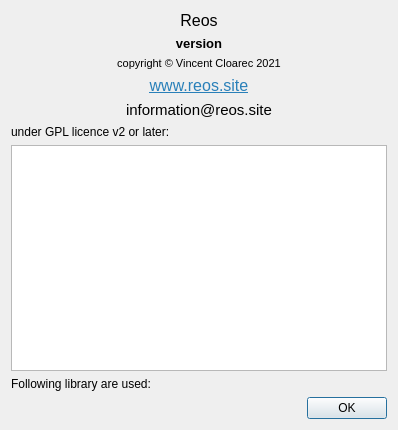
<?xml version="1.0" encoding="UTF-8"?>
<ui version="4.0">
 <class>ReosAboutWidget</class>
 <widget class="QDialog" name="ReosAboutWidget">
  <property name="geometry">
   <rect>
    <x>0</x>
    <y>0</y>
    <width>398</width>
    <height>430</height>
   </rect>
  </property>
  <property name="windowTitle">
   <string>About</string>
  </property>
  <layout class="QVBoxLayout" name="verticalLayout">
   <item>
    <widget class="QLabel" name="mLabelSoftName">
     <property name="font">
      <font>
       <pointsize>12</pointsize>
      </font>
     </property>
     <property name="text">
      <string>Reos</string>
     </property>
     <property name="alignment">
      <set>Qt::AlignCenter</set>
     </property>
     <property name="textInteractionFlags">
      <set>Qt::LinksAccessibleByMouse|Qt::TextSelectableByMouse</set>
     </property>
    </widget>
   </item>
   <item>
    <widget class="QLabel" name="labelVersion">
     <property name="font">
      <font>
       <pointsize>10</pointsize>
       <weight>75</weight>
       <bold>true</bold>
      </font>
     </property>
     <property name="text">
      <string>version</string>
     </property>
     <property name="alignment">
      <set>Qt::AlignCenter</set>
     </property>
    </widget>
   </item>
   <item>
    <widget class="QLabel" name="label_2">
     <property name="font">
      <font>
       <pointsize>8</pointsize>
      </font>
     </property>
     <property name="text">
      <string>&lt;html&gt;&lt;head/&gt;&lt;body&gt;&lt;p&gt;copyright © Vincent Cloarec 2021&lt;/p&gt;&lt;/body&gt;&lt;/html&gt;</string>
     </property>
     <property name="alignment">
      <set>Qt::AlignCenter</set>
     </property>
    </widget>
   </item>
   <item>
    <widget class="QLabel" name="mLabelWebAddress">
     <property name="font">
      <font>
       <pointsize>12</pointsize>
      </font>
     </property>
     <property name="text">
      <string>&lt;html&gt;&lt;head/&gt;&lt;body&gt;&lt;p&gt;&lt;a href=&quot;http://www.acses.fr/defret/&quot;&gt;&lt;span style=&quot; text-decoration: underline; color:#2980b9;&quot;&gt;www.reos.site&lt;/span&gt;&lt;/a&gt;&lt;/p&gt;&lt;/body&gt;&lt;/html&gt;</string>
     </property>
     <property name="alignment">
      <set>Qt::AlignCenter</set>
     </property>
     <property name="textInteractionFlags">
      <set>Qt::LinksAccessibleByMouse|Qt::TextSelectableByMouse</set>
     </property>
    </widget>
   </item>
   <item>
    <widget class="QLabel" name="label">
     <property name="font">
      <font>
       <pointsize>11</pointsize>
      </font>
     </property>
     <property name="text">
      <string>information@reos.site</string>
     </property>
     <property name="alignment">
      <set>Qt::AlignCenter</set>
     </property>
     <property name="textInteractionFlags">
      <set>Qt::LinksAccessibleByMouse|Qt::TextSelectableByMouse</set>
     </property>
    </widget>
   </item>
   <item>
    <widget class="QLabel" name="label_4">
     <property name="text">
      <string>under GPL licence v2 or later:</string>
     </property>
    </widget>
   </item>
   <item>
    <widget class="QTextBrowser" name="textBrowser">
     <property name="html">
      <string>&lt;!DOCTYPE HTML PUBLIC &quot;-//W3C//DTD HTML 4.0//EN&quot; &quot;http://www.w3.org/TR/REC-html40/strict.dtd&quot;&gt;
&lt;html&gt;&lt;head&gt;&lt;meta name=&quot;qrichtext&quot; content=&quot;1&quot; /&gt;&lt;style type=&quot;text/css&quot;&gt;
p, li { white-space: pre-wrap; }
&lt;/style&gt;&lt;/head&gt;&lt;body style=&quot; font-family:'Sans Serif'; font-size:9pt; font-weight:400; font-style:normal;&quot;&gt;
&lt;p style=&quot;-qt-paragraph-type:empty; margin-top:0px; margin-bottom:0px; margin-left:0px; margin-right:0px; -qt-block-indent:0; text-indent:0px;&quot;&gt;&lt;br /&gt;&lt;/p&gt;&lt;/body&gt;&lt;/html&gt;</string>
     </property>
     <property name="source">
      <url>
       <string>file:///D:/Prog/sources/projet/reos/LEKAN/allLicences.txt</string>
      </url>
     </property>
    </widget>
   </item>
   <item>
    <widget class="QLabel" name="label_5">
     <property name="text">
      <string>Following library are used:</string>
     </property>
    </widget>
   </item>
   <item>
    <layout class="QVBoxLayout" name="biblioLayout"/>
   </item>
   <item>
    <widget class="QDialogButtonBox" name="buttonBox">
     <property name="orientation">
      <enum>Qt::Horizontal</enum>
     </property>
     <property name="standardButtons">
      <set>QDialogButtonBox::Ok</set>
     </property>
    </widget>
   </item>
  </layout>
 </widget>
 <resources/>
 <connections>
  <connection>
   <sender>buttonBox</sender>
   <signal>accepted()</signal>
   <receiver>ReosAboutWidget</receiver>
   <slot>accept()</slot>
   <hints>
    <hint type="sourcelabel">
     <x>248</x>
     <y>254</y>
    </hint>
    <hint type="destinationlabel">
     <x>157</x>
     <y>274</y>
    </hint>
   </hints>
  </connection>
  <connection>
   <sender>buttonBox</sender>
   <signal>rejected()</signal>
   <receiver>ReosAboutWidget</receiver>
   <slot>reject()</slot>
   <hints>
    <hint type="sourcelabel">
     <x>316</x>
     <y>260</y>
    </hint>
    <hint type="destinationlabel">
     <x>286</x>
     <y>274</y>
    </hint>
   </hints>
  </connection>
 </connections>
</ui>
